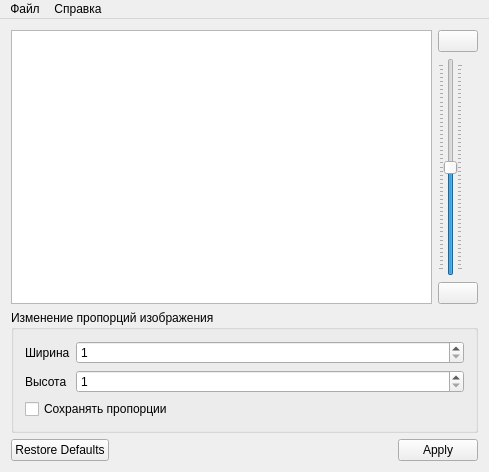
<?xml version="1.0" encoding="UTF-8"?>
<ui version="4.0">
 <class>MainWindow</class>
 <widget class="QMainWindow" name="MainWindow">
  <property name="geometry">
   <rect>
    <x>0</x>
    <y>0</y>
    <width>489</width>
    <height>472</height>
   </rect>
  </property>
  <property name="windowTitle">
   <string>Image Converter</string>
  </property>
  <property name="locale">
   <locale language="English" country="UnitedStates"/>
  </property>
  <widget class="QWidget" name="centralWidget">
   <layout class="QGridLayout" name="gridLayout">
    <item row="0" column="0" rowspan="3">
     <widget class="QGraphicsView" name="graphicsView"/>
    </item>
    <item row="0" column="1">
     <widget class="QPushButton" name="zoominButton">
      <property name="sizePolicy">
       <sizepolicy hsizetype="Minimum" vsizetype="Minimum">
        <horstretch>0</horstretch>
        <verstretch>0</verstretch>
       </sizepolicy>
      </property>
      <property name="text">
       <string notr="true"/>
      </property>
      <property name="icon">
       <iconset resource="ImageConverter.qrc">
        <normaloff>:/main/zoomin.png</normaloff>:/main/zoomin.png</iconset>
      </property>
      <property name="autoRepeat">
       <bool>true</bool>
      </property>
      <property name="autoRepeatDelay">
       <number>0</number>
      </property>
      <property name="autoRepeatInterval">
       <number>33</number>
      </property>
     </widget>
    </item>
    <item row="1" column="1">
     <widget class="QSlider" name="zoomSlider">
      <property name="maximum">
       <number>500</number>
      </property>
      <property name="value">
       <number>250</number>
      </property>
      <property name="orientation">
       <enum>Qt::Vertical</enum>
      </property>
      <property name="tickPosition">
       <enum>QSlider::TicksBothSides</enum>
      </property>
     </widget>
    </item>
    <item row="2" column="1">
     <widget class="QPushButton" name="zoomoutButton">
      <property name="sizePolicy">
       <sizepolicy hsizetype="Minimum" vsizetype="Minimum">
        <horstretch>0</horstretch>
        <verstretch>0</verstretch>
       </sizepolicy>
      </property>
      <property name="text">
       <string notr="true"/>
      </property>
      <property name="icon">
       <iconset resource="ImageConverter.qrc">
        <normaloff>:/main/zoomout.png</normaloff>:/main/zoomout.png</iconset>
      </property>
      <property name="autoRepeat">
       <bool>true</bool>
      </property>
      <property name="autoRepeatDelay">
       <number>0</number>
      </property>
      <property name="autoRepeatInterval">
       <number>33</number>
      </property>
     </widget>
    </item>
    <item row="3" column="0" colspan="2">
     <widget class="QGroupBox" name="groupBox">
      <property name="locale">
       <locale language="Russian" country="RussianFederation"/>
      </property>
      <property name="title">
       <string>Изменение пропорций изображения</string>
      </property>
      <layout class="QGridLayout" name="gridLayout_3">
       <item row="3" column="0" colspan="2">
        <widget class="QCheckBox" name="Proportion">
         <property name="locale">
          <locale language="Russian" country="RussianFederation"/>
         </property>
         <property name="text">
          <string>Сохранять пропорции</string>
         </property>
        </widget>
       </item>
       <item row="1" column="1">
        <widget class="QSpinBox" name="Height">
         <property name="sizePolicy">
          <sizepolicy hsizetype="MinimumExpanding" vsizetype="Fixed">
           <horstretch>0</horstretch>
           <verstretch>0</verstretch>
          </sizepolicy>
         </property>
         <property name="accelerated">
          <bool>true</bool>
         </property>
         <property name="minimum">
          <number>1</number>
         </property>
         <property name="maximum">
          <number>999999999</number>
         </property>
        </widget>
       </item>
       <item row="1" column="0">
        <widget class="QLabel" name="label_3">
         <property name="sizePolicy">
          <sizepolicy hsizetype="Preferred" vsizetype="Preferred">
           <horstretch>0</horstretch>
           <verstretch>0</verstretch>
          </sizepolicy>
         </property>
         <property name="locale">
          <locale language="Russian" country="RussianFederation"/>
         </property>
         <property name="text">
          <string>Высота</string>
         </property>
        </widget>
       </item>
       <item row="0" column="1">
        <widget class="QSpinBox" name="Width">
         <property name="sizePolicy">
          <sizepolicy hsizetype="MinimumExpanding" vsizetype="Fixed">
           <horstretch>0</horstretch>
           <verstretch>0</verstretch>
          </sizepolicy>
         </property>
         <property name="accelerated">
          <bool>true</bool>
         </property>
         <property name="minimum">
          <number>1</number>
         </property>
         <property name="maximum">
          <number>999999999</number>
         </property>
        </widget>
       </item>
       <item row="0" column="0">
        <widget class="QLabel" name="label_2">
         <property name="sizePolicy">
          <sizepolicy hsizetype="Preferred" vsizetype="Preferred">
           <horstretch>0</horstretch>
           <verstretch>0</verstretch>
          </sizepolicy>
         </property>
         <property name="locale">
          <locale language="Russian" country="RussianFederation"/>
         </property>
         <property name="text">
          <string>Ширина</string>
         </property>
        </widget>
       </item>
      </layout>
     </widget>
    </item>
    <item row="4" column="0" colspan="2">
     <widget class="QDialogButtonBox" name="buttonBox">
      <property name="locale">
       <locale language="Russian" country="RussianFederation"/>
      </property>
      <property name="standardButtons">
       <set>QDialogButtonBox::Apply|QDialogButtonBox::RestoreDefaults</set>
      </property>
     </widget>
    </item>
   </layout>
  </widget>
  <widget class="QMenuBar" name="menuBar">
   <property name="geometry">
    <rect>
     <x>0</x>
     <y>0</y>
     <width>489</width>
     <height>21</height>
    </rect>
   </property>
   <property name="locale">
    <locale language="Russian" country="RussianFederation"/>
   </property>
   <widget class="QMenu" name="menuFile">
    <property name="locale">
     <locale language="Russian" country="RussianFederation"/>
    </property>
    <property name="title">
     <string>Файл</string>
    </property>
    <addaction name="actionOpen_File"/>
    <addaction name="actionSave_Image"/>
   </widget>
   <widget class="QMenu" name="menuHelp">
    <property name="locale">
     <locale language="Russian" country="RussianFederation"/>
    </property>
    <property name="title">
     <string>Справка</string>
    </property>
    <addaction name="actionAbout_Program"/>
    <addaction name="actionAbout_Qt"/>
   </widget>
   <addaction name="menuFile"/>
   <addaction name="menuHelp"/>
  </widget>
  <action name="actionOpen_File">
   <property name="text">
    <string>Открыть файл</string>
   </property>
  </action>
  <action name="actionSave_Image">
   <property name="text">
    <string>Сохранить файл</string>
   </property>
  </action>
  <action name="actionAbout_Program">
   <property name="text">
    <string>О программе</string>
   </property>
  </action>
  <action name="actionAbout_Qt">
   <property name="text">
    <string>О Qt</string>
   </property>
   <property name="menuRole">
    <enum>QAction::AboutQtRole</enum>
   </property>
  </action>
 </widget>
 <layoutdefault spacing="6" margin="11"/>
 <resources>
  <include location="ImageConverter.qrc"/>
 </resources>
 <connections/>
</ui>
